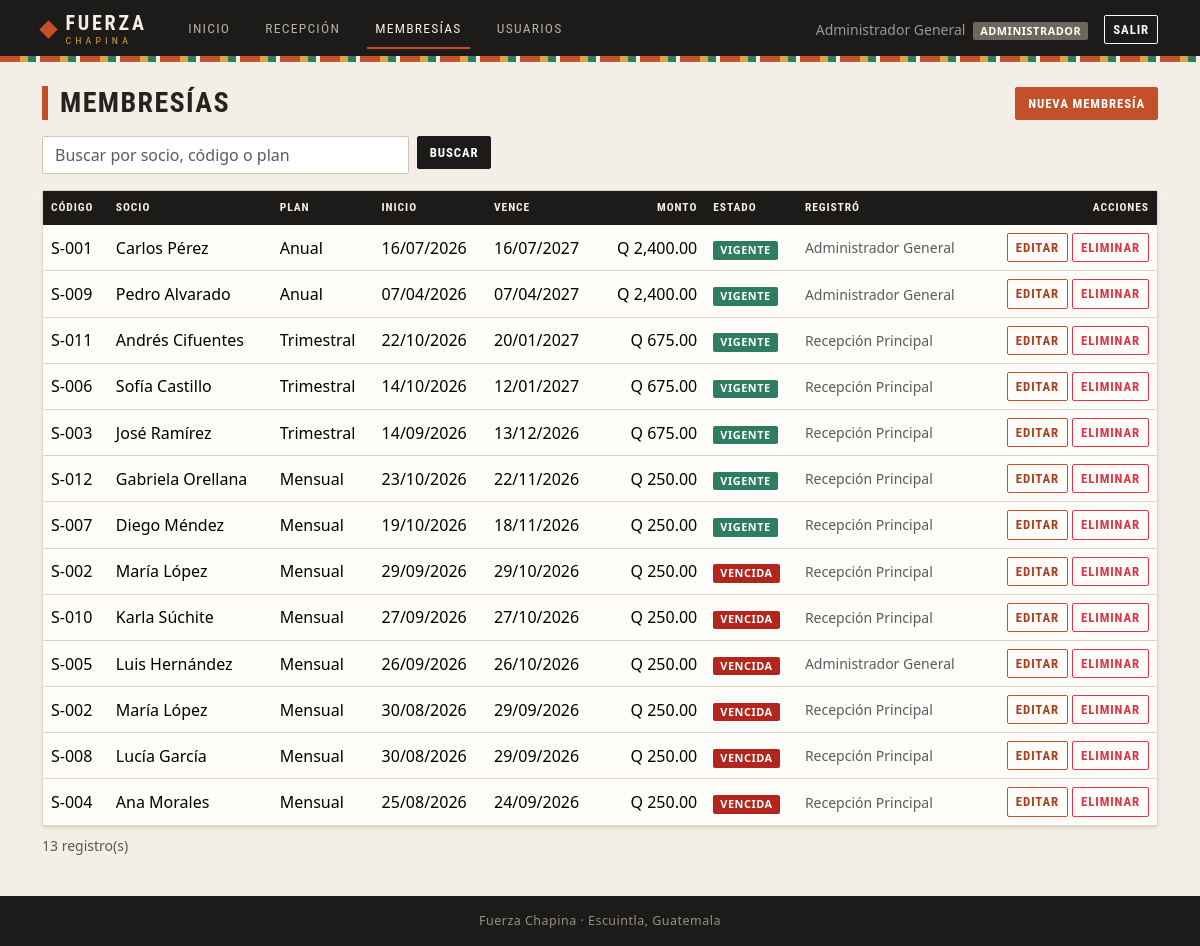
The page /index.php?c=membresia&a=listar (signed in) on the database its author committed.
### tables this page shows
CREATE TABLE `usuarios` (
  `id` int(10) UNSIGNED NOT NULL,
  `usuario` varchar(30) NOT NULL,
  `password_hash` varchar(255) NOT NULL,
  `nombre` varchar(100) NOT NULL,
  `rol` enum('administrador','recepcionista') NOT NULL,
  `activo` tinyint(1) NOT NULL DEFAULT 1
);

CREATE TABLE `membresias` (
  `id` int(10) UNSIGNED NOT NULL,
  `socio_id` int(10) UNSIGNED NOT NULL,
  `plan_id` int(10) UNSIGNED NOT NULL,
  `usuario_id` int(10) UNSIGNED DEFAULT NULL,
  `fecha_inicio` date NOT NULL,
  `fecha_fin` date NOT NULL,
  `monto_pagado` decimal(10,2) NOT NULL
);

CREATE TABLE `socios` (
  `id` int(10) UNSIGNED NOT NULL,
  `codigo` varchar(10) NOT NULL,
  `nombre` varchar(100) NOT NULL,
  `telefono` varchar(15) DEFAULT NULL,
  `fecha_registro` date NOT NULL,
  `activo` tinyint(1) NOT NULL DEFAULT 1
);

CREATE TABLE `planes` (
  `id` int(10) UNSIGNED NOT NULL,
  `nombre` varchar(50) NOT NULL,
  `duracion_dias` smallint(5) UNSIGNED NOT NULL,
  `precio` decimal(10,2) NOT NULL,
  `activo` tinyint(1) NOT NULL DEFAULT 1
);

### core/helpers.php (called while the page is built, shortened)
<?php
function e(mixed $valor): string
{
    return htmlspecialchars((string) $valor, ENT_QUOTES | ENT_SUBSTITUTE, 'UTF-8');
}
function url(string $controlador = 'home', string $accion = 'index', array $params = []): string
{
    return BASE_URL . '/index.php?' . http_build_query(['c' => $controlador, 'a' => $accion] + $params);
}
function asset(string $ruta): string
{
    return BASE_URL . '/public/' . ltrim($ruta, '/');
}
function fecha(?string $fecha): string
{
    return $fecha ? date('d/m/Y', strtotime($fecha)) : '';
}
function quetzales(float|int|string $monto): string
{
    return 'Q ' . number_format((float) $monto, 2);
}
function renderizar(string $vista, array $datos = []): void
{
    extract($datos, EXTR_SKIP);
    require BASE_PATH . '/views/layout/header.php';
    require BASE_PATH . "/views/{$vista}.php";
    require BASE_PATH . '/views/layout/footer.php';
}

### core/Controller.php (called while the page is built, shortened)
<?php
abstract class Controller
{
    protected function render(string $vista, array $datos = []): void
    {
        renderizar($vista, $datos);
    }
}

### controllers/MembresiaController.php (called while the page is built, shortened)
<?php
final class MembresiaController extends Controller
{
    public function listar(): void
    {
        $busqueda = mb_substr(trim((string) ($_GET['q'] ?? '')), 0, 50);
        $this->render('membresias/listar', [
            'titulo'     => 'Membresías',
            'membresias' => Membresia::listar($busqueda),
            'busqueda'   => $busqueda,
        ]);
    }
}

### index.php (called while the page is built, shortened)
<?php
require BASE_PATH . '/core/helpers.php';
spl_autoload_register(static function (string $clase): void {
    foreach (['core', 'models', 'controllers'] as $carpeta) {
        $archivo = BASE_PATH . "/{$carpeta}/{$clase}.php";
        if (is_file($archivo)) {
            return;
        }
    }
});
try {
    $a = strtolower((string) ($_GET['a'] ?? 'index'));
    $controlador = new $clase();
    $controlador->$a();
} catch (Throwable $e) {
    error_log((string) $e);
    mostrarError(500, 'Error del sistema', 'Ocurrió un problema inesperado. Inténtalo de nuevo más tarde.');
}

### core/Auth.php (called while the page is built, shortened)
<?php
final class Auth
{
    public static function check(): bool
    {
        return isset($_SESSION['usuario']);
    }
    public static function usuario(): ?array
    {
        return $_SESSION['usuario'] ?? null;
    }
    public static function tieneRol(string ...$roles): bool
    {
        return self::check() && in_array($_SESSION['usuario']['rol'], $roles, true);
    }
    public static function esAdmin(): bool
    {
        return self::tieneRol('administrador');
    }
}

### config/database.php (called while the page is built, shortened)
<?php
return [
    'host'    => '127.0.0.1',
    'port'    => 3306,
    'dbname'  => 'fuerza_chapina',
    'user'    => 'root',
    'pass'    => '',
    'charset' => 'utf8mb4',
];

### core/Database.php (called while the page is built, shortened)
<?php
final class Database
{
    private static ?PDO $pdo = null;
    public static function pdo(): PDO
    {
        if (self::$pdo === null) {
            $c = require BASE_PATH . '/config/database.php';
            $dsn = sprintf(
                'mysql:host=%s;port=%d;dbname=%s;charset=%s',
                $c['host'], $c['port'], $c['dbname'], $c['charset']
            );
            self::$pdo = new PDO($dsn, $c['user'], $c['pass'], [
                PDO::ATTR_ERRMODE            => PDO::ERRMODE_EXCEPTION,
                PDO::ATTR_DEFAULT_FETCH_MODE => PDO::FETCH_ASSOC,
                PDO::ATTR_EMULATE_PREPARES   => false,
            ]);
            self::$pdo->exec("SET time_zone = '-06:00'");
        }
        return self::$pdo;
    }
}

### models/Membresia.php (called while the page is built, shortened)
<?php
final class Membresia
{
    public static function listar(string $busqueda = ''): array
    {
        $sql = "SELECT m.id, m.fecha_inicio, m.fecha_fin, m.monto_pagado,
                       s.codigo, s.nombre AS socio, p.nombre AS plan,
                       u.nombre AS registrado_por,
                       CASE
                           WHEN CURDATE() BETWEEN m.fecha_inicio AND m.fecha_fin THEN 'vigente'
                           WHEN CURDATE() < m.fecha_inicio THEN 'programada'
                           ELSE 'vencida'
                       END AS estado
                  FROM membresias m
                  JOIN socios s ON s.id = m.socio_id
                  JOIN planes p ON p.id = m.plan_id
                  LEFT JOIN usuarios u ON u.id = m.usuario_id";
        $params = [];
        $stmt = Database::pdo()->prepare($sql . ' ORDER BY m.fecha_fin DESC, m.id DESC');
        $stmt->execute($params);
        return $stmt->fetchAll();
    }
}

### views/membresias/listar.php (the view, shortened to what this page needs)
<?php
$colores = ['vigente' => 'success', 'programada' => 'info', 'vencida' => 'danger'];
?>
<div class="d-flex flex-wrap justify-content-between align-items-center gap-2 mb-3">
    <h1 class="h3 mb-0">Membresías</h1>
    <a class="btn btn-primary" href="<?= e(url('membresia', 'crear')) ?>">Nueva membresía</a>
</div>
<form method="get" action="<?= e(BASE_URL . '/index.php') ?>" class="row g-2 mb-3">
    <div class="col-12 col-md-6 col-lg-4">
        <input type="search" class="form-control" name="q" value="<?= e($busqueda) ?>" maxlength="50"
               placeholder="Buscar por socio, código o plan" aria-label="Buscar membresías">
    </div>
    <div class="col-auto">
        <button type="submit" class="btn btn-dark">Buscar</button>
    </div>
</form>
<div class="card shadow-sm">
    <div class="table-responsive">
        <table class="table table-hover align-middle mb-0">
            <thead class="table-dark">
                <tr>
                    <th>Código</th>
                    <th>Socio</th>
                    <th>Plan</th>
                    <th>Inicio</th>
                    <th>Vence</th>
                    <th class="text-end">Monto</th>
                    <th>Estado</th>
                    <th>Registró</th>
                    <?php if (Auth::esAdmin()): ?><th class="text-end">Acciones</th><?php endif; ?>
                </tr>
            </thead>
            <tbody>
            <?php foreach ($membresias as $m): ?>
                <tr>
                    <td><?= e($m['codigo']) ?></td>
                    <td><?= e($m['socio']) ?></td>
                    <td><?= e($m['plan']) ?></td>
                    <td><?= e(fecha($m['fecha_inicio'])) ?></td>
                    <td><?= e(fecha($m['fecha_fin'])) ?></td>
                    <td class="text-end"><?= e(quetzales($m['monto_pagado'])) ?></td>
                    <td><span class="badge text-bg-<?= e($colores[$m['estado']]) ?>"><?= e(ucfirst($m['estado'])) ?></span></td>
                    <td class="small text-muted"><?= e($m['registrado_por'] ?? '—') ?></td>
                    <?php if (Auth::esAdmin()): ?>
                        <td class="text-end text-nowrap">
                            <a class="btn btn-sm btn-outline-primary"
                               href="<?= e(url('membresia', 'editar', ['id' => $m['id']])) ?>">Editar</a>
                            <form method="post" action="<?= e(url('membresia', 'eliminar')) ?>" class="d-inline"
                                  data-confirm="<?= e('¿Eliminar la membresía de ' . $m['socio'] . '? Esta acción no se puede deshacer.') ?>">
                                <button type="submit" class="btn btn-sm btn-outline-danger">Eliminar</button>
                            </form>
                        </td>
                    <?php endif; ?>
                </tr>
            <?php endforeach; ?>
            </tbody>
        </table>
    </div>
</div>
<p class="text-muted small mt-2"><?= e(count($membresias)) ?> registro(s)</p>

### views/layout/header.php (shortened to what this page needs)
<!DOCTYPE html>
<html lang="es">
<head>
    <link href="<?= e(asset('vendor/bootstrap/css/bootstrap.min.css')) ?>" rel="stylesheet">
    <link href="<?= e(asset('css/app.css')) ?>" rel="stylesheet">
</head>
<body class="d-flex flex-column min-vh-100">
<?php if (Auth::check()) { require __DIR__ . '/menu.php'; } ?>
<main class="container py-4 flex-grow-1">

### views/layout/menu.php (shortened to what this page needs)
<?php
$menuOpciones = [
    ['etiqueta' => 'Inicio',     'c' => 'home',      'a' => 'index',  'roles' => ['administrador', 'recepcionista']],
    ['etiqueta' => 'Recepción',  'c' => 'recepcion', 'a' => 'index',  'roles' => ['administrador', 'recepcionista']],
    ['etiqueta' => 'Membresías', 'c' => 'membresia', 'a' => 'listar', 'roles' => ['administrador', 'recepcionista']],
    ['etiqueta' => 'Usuarios',   'c' => 'usuario',   'a' => 'listar', 'roles' => ['administrador']],
];
$menuActual  = $_GET['c'] ?? 'home';
$menuUsuario = Auth::usuario();
?>
<nav class="navbar navbar-expand-lg navbar-dark navbar-fc">
    <div class="container">
        <a class="marca" href="<?= e(url('home')) ?>" aria-label="<?= e(APP_NAME) ?> · Inicio">
            <span class="marca-nombre">
                <span class="marca-fuerza">FUERZA</span>
                <span class="marca-chapina">CHAPINA</span>
            </span>
        </a>
        <div class="collapse navbar-collapse" id="menuPrincipal">
            <ul class="navbar-nav ms-lg-4 me-auto">
                <?php foreach ($menuOpciones as $opcion): ?>
                    <?php if (Auth::tieneRol(...$opcion['roles'])): ?>
                        <li class="nav-item">
                            <a class="nav-link <?= $menuActual === $opcion['c'] ? 'active' : '' ?>"
                               href="<?= e(url($opcion['c'], $opcion['a'])) ?>"><?= e($opcion['etiqueta']) ?></a>
                        </li>
                    <?php endif; ?>
                <?php endforeach; ?>
            </ul>
            <form method="post" action="<?= e(url('auth', 'logout')) ?>" class="d-flex align-items-center gap-3 mt-2 mt-lg-0">
                <span class="navbar-text small">
                    <?= e($menuUsuario['nombre']) ?>
                    <span class="badge text-bg-secondary ms-1"><?= e($menuUsuario['rol']) ?></span>
                </span>
                <button type="submit" class="btn btn-outline-light btn-sm">Salir</button>
            </form>
        </div>
    </div>
</nav>

### views/layout/footer.php (shortened to what this page needs)
</main>
<footer class="pie text-center py-3">
    <?= e(APP_NAME) ?> · Escuintla, Guatemala
</footer>
</body>
</html>

### public/css/app.css (style rules this page uses)
:root { --fc-carbon: #1d1b19; --fc-hueso: #f4efe6; --fc-papel: #fffdf9; --fc-linea: #ded5c4; --fc-texto: #26231f; --fc-suave: #6f675b; --fc-achiote: #c4502a; --fc-achiote-osc: #a53f1e; --fc-ocre: #d9a441; --fc-jade: #2e7d62; --fc-rojo: #b3261e; --fc-display: "Bahnschrift", "Franklin Gothic Medium", "Arial Narrow", "Roboto Condensed", system-ui, sans-serif; --bs-body-bg: var(--fc-hueso); --bs-body-color: var(--fc-texto); --bs-border-color: var(--fc-linea); --bs-success-rgb: 46, 125, 98; --bs-danger-rgb: 179, 38, 30; --bs-warning-rgb: 217, 164, 65; --bs-info-rgb: 143, 183, 200; --bs-secondary-rgb: 111, 103, 91; --bs-link-color: var(--fc-achiote-osc); --bs-link-hover-color: var(--fc-achiote); }
body { -webkit-font-smoothing: antialiased; }
h1, h2, h3, .h1, .h2, .h3, .h4, .h5 { font-family: var(--fc-display); text-transform: uppercase; letter-spacing: .05em; font-weight: 700; }
main h1.h3 { border-left: 6px solid var(--fc-achiote); padding-left: .75rem; }
.navbar-fc { background: var(--fc-carbon); position: relative; padding-block: .65rem .85rem; }
.navbar-fc::after, .banda-tejida { content: ""; display: block; height: 6px; background: repeating-linear-gradient( 90deg, var(--fc-achiote) 0 20px, var(--fc-ocre) 20px 28px, var(--fc-jade) 28px 36px, var(--fc-hueso) 36px 40px ); }
.navbar-fc::after { position: absolute; inset: auto 0 0 0; }
.marca { display: inline-flex; align-items: center; gap: .65rem; text-decoration: none; line-height: 1; }
.marca::before { content: ""; width: 13px; height: 13px; background: var(--fc-achiote); transform: rotate(45deg); flex: none; }
.marca-nombre { display: flex; flex-direction: column; gap: 3px; }
.marca-fuerza { font-family: var(--fc-display); font-weight: 700; font-size: 1.25rem; letter-spacing: .14em; color: var(--fc-hueso); }
.marca-chapina { font-family: var(--fc-display); font-size: .62rem; letter-spacing: .42em; color: var(--fc-ocre); }
.navbar-fc .nav-link { font-family: var(--fc-display); text-transform: uppercase; letter-spacing: .09em; font-size: .85rem; color: rgba(244, 239, 230, .7); border-bottom: 2px solid transparent; padding-inline: .25rem; margin-inline: 0; }
@media (min-width: 992px) { .navbar-fc .nav-link { margin-inline: .6rem; } }
.navbar-fc .navbar-text { white-space: nowrap; }
.navbar-fc .nav-link.active { color: var(--fc-hueso); border-bottom-color: var(--fc-achiote); }
.card { background: var(--fc-papel); border: 1px solid var(--fc-linea); border-radius: 2px; box-shadow: none; }
.btn { border-radius: 2px; font-family: var(--fc-display); font-weight: 600; letter-spacing: .07em; text-transform: uppercase; font-size: .8rem; }
.btn-primary { --bs-btn-bg: var(--fc-achiote); --bs-btn-border-color: var(--fc-achiote); --bs-btn-hover-bg: var(--fc-achiote-osc); --bs-btn-hover-border-color: var(--fc-achiote-osc); --bs-btn-active-bg: #8c3418; --bs-btn-active-border-color: #8c3418; --bs-btn-disabled-bg: var(--fc-achiote); --bs-btn-disabled-border-color: var(--fc-achiote); }
.btn-dark { --bs-btn-bg: var(--fc-carbon); --bs-btn-border-color: var(--fc-carbon); }
.btn-outline-primary { --bs-btn-color: var(--fc-achiote-osc); --bs-btn-border-color: var(--fc-achiote); --bs-btn-hover-bg: var(--fc-achiote); --bs-btn-hover-border-color: var(--fc-achiote); --bs-btn-active-bg: var(--fc-achiote-osc); --bs-btn-active-border-color: var(--fc-achiote-osc); }
.form-control, .form-select { border-radius: 2px; border-color: #cfc5b2; background-color: #fff; }
.table { --bs-table-bg: transparent; }
.table-dark { --bs-table-bg: var(--fc-carbon); --bs-table-color: var(--fc-hueso); --bs-table-border-color: var(--fc-carbon); }
.table thead th { font-family: var(--fc-display); text-transform: uppercase; letter-spacing: .08em; font-size: .72rem; font-weight: 600; }
.badge { border-radius: 2px; font-weight: 600; letter-spacing: .05em; text-transform: uppercase; font-size: .68rem; }
.pie { background: var(--fc-carbon); color: rgba(244, 239, 230, .55); font-size: .78rem; letter-spacing: .04em; }

### rows shown on the page
usuarios: nombre "Administrador General"
membresias: socio.codigo "S-001", socio.nombre "Carlos Pérez", plan.nombre "Anual", fecha_inicio "16/07/2026", fecha_fin "16/07/2027", monto_pagado "Q 2,400.00", estado "VIGENTE", usuario.nombre "Administrador General"
membresias: socio.codigo "S-009", socio.nombre "Pedro Alvarado", plan.nombre "Anual", fecha_inicio "07/04/2026", fecha_fin "07/04/2027", monto_pagado "Q 2,400.00", estado "VIGENTE", usuario.nombre "Administrador General"
membresias: socio.codigo "S-011", socio.nombre "Andrés Cifuentes", plan.nombre "Trimestral", fecha_inicio "22/10/2026", fecha_fin "20/01/2027", monto_pagado "Q 675.00", estado "VIGENTE", usuario.nombre "Recepción Principal"
membresias: socio.codigo "S-006", socio.nombre "Sofía Castillo", plan.nombre "Trimestral", fecha_inicio "14/10/2026", fecha_fin "12/01/2027", monto_pagado "Q 675.00", estado "VIGENTE", usuario.nombre "Recepción Principal"
membresias: socio.codigo "S-003", socio.nombre "José Ramírez", plan.nombre "Trimestral", fecha_inicio "14/09/2026", fecha_fin "13/12/2026", monto_pagado "Q 675.00", estado "VIGENTE", usuario.nombre "Recepción Principal"
membresias: socio.codigo "S-012", socio.nombre "Gabriela Orellana", plan.nombre "Mensual", fecha_inicio "23/10/2026", fecha_fin "22/11/2026", monto_pagado "Q 250.00", estado "VIGENTE", usuario.nombre "Recepción Principal"
membresias: socio.codigo "S-007", socio.nombre "Diego Méndez", plan.nombre "Mensual", fecha_inicio "19/10/2026", fecha_fin "18/11/2026", monto_pagado "Q 250.00", estado "VIGENTE", usuario.nombre "Recepción Principal"
membresias: socio.codigo "S-002", socio.nombre "María López", plan.nombre "Mensual", fecha_inicio "29/09/2026", fecha_fin "29/10/2026", monto_pagado "Q 250.00", estado "VENCIDA", usuario.nombre "Recepción Principal"
membresias: socio.codigo "S-010", socio.nombre "Karla Súchite", plan.nombre "Mensual", fecha_inicio "27/09/2026", fecha_fin "27/10/2026", monto_pagado "Q 250.00", estado "VENCIDA", usuario.nombre "Recepción Principal"
membresias: socio.codigo "S-005", socio.nombre "Luis Hernández", plan.nombre "Mensual", fecha_inicio "26/09/2026", fecha_fin "26/10/2026", monto_pagado "Q 250.00", estado "VENCIDA", usuario.nombre "Administrador General"
membresias: socio.codigo "S-002", socio.nombre "María López", plan.nombre "Mensual", fecha_inicio "30/08/2026", fecha_fin "29/09/2026", monto_pagado "Q 250.00", estado "VENCIDA", usuario.nombre "Recepción Principal"
membresias: socio.codigo "S-008", socio.nombre "Lucía García", plan.nombre "Mensual", fecha_inicio "30/08/2026", fecha_fin "29/09/2026", monto_pagado "Q 250.00", estado "VENCIDA", usuario.nombre "Recepción Principal"
membresias: socio.codigo "S-004", socio.nombre "Ana Morales", plan.nombre "Mensual", fecha_inicio "25/08/2026", fecha_fin "24/09/2026", monto_pagado "Q 250.00", estado "VENCIDA", usuario.nombre "Recepción Principal"

### other values the page prints
$opcion['etiqueta'] "INICIO"
$opcion['etiqueta'] "RECEPCIÓN"
$opcion['etiqueta'] "MEMBRESÍAS"
$opcion['etiqueta'] "USUARIOS"
$menuUsuario['rol'] "ADMINISTRADOR"
count($membresias) "13"
APP_NAME "Fuerza Chapina"
